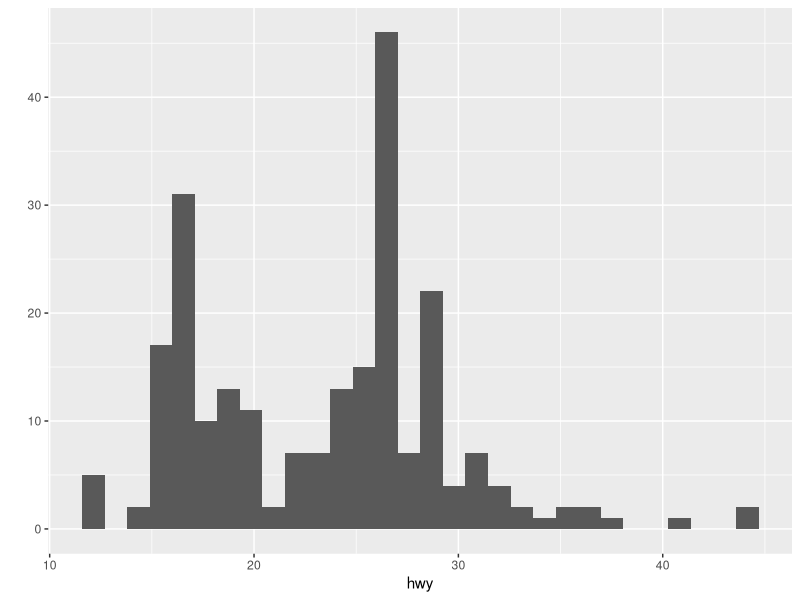
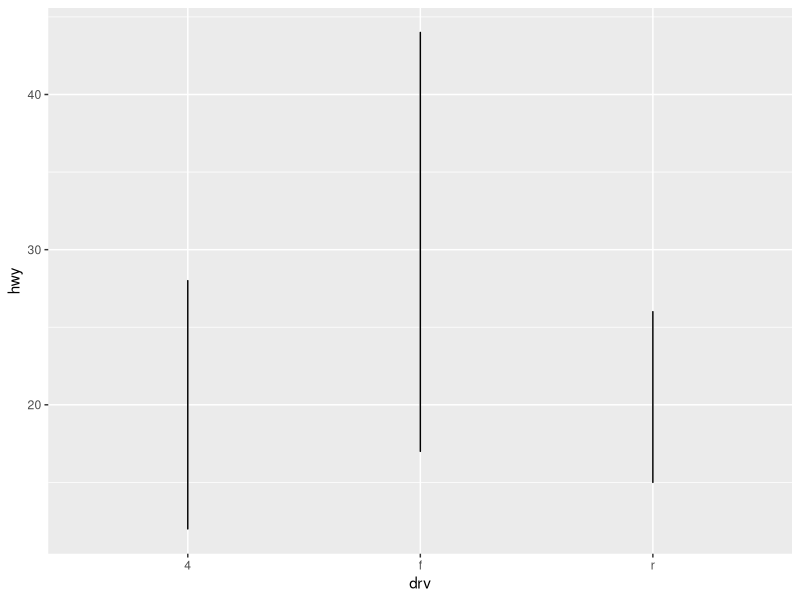
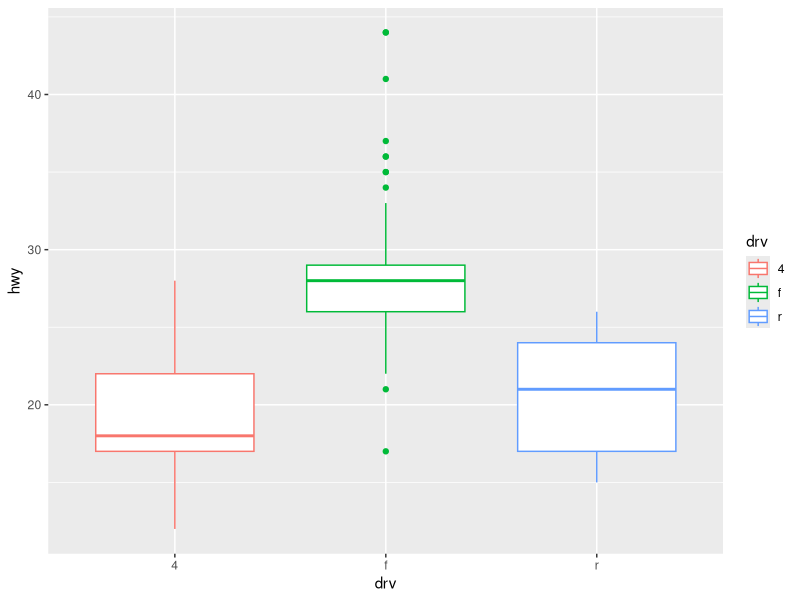

The R source for these figures, in order:
#데이터 시각화 패키지 설치
install.packages("ggplot2")

#ggplot2 라이브러리 import
library(ggplot2)

#mpg 데이터 사용하여 시각화

#1. 막대 그래프 형태
qplot(data=mpg,x=hwy)

#2. 선 그래프 형태
qplot(data=mpg,x=drv,y=hwy,geom="line")

#3. box plot 형태
qplot(data=mpg, x=drv, y=hwy, geom="boxplot", colour=drv)
